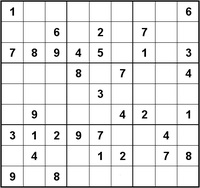
//> input picture Sudoku-Solver/OCVtest1.3/sudoku.jpg, 200 x 188 px
$ ./OCVtest1.3   (built with g++ and OpenCV 4)
//> lines starting //> are read from the running program, lines starting //| are printed output that depends on the picture; after the words box and inside, x2 and y2 are one past the last pixel; in counts of white or black regions, pixels touching at a corner belong together
### Sudoku-Solver/OCVtest1.3/stdafx.h
// stdafx.h : include file for standard system include files,
// or project specific include files that are used frequently, but
// are changed infrequently
//

#pragma once

#include "targetver.h"

#include <stdio.h>
#include <tchar.h>


// TODO: reference additional headers your program requires here

### Sudoku-Solver/OCVtest1.3/OCVtest1.3.cpp
	#include <stdafx.h>
	#include <stdio.h>
	#include <stack>

    #include "cv.h"
    #include "highgui.h"

	#include <iostream>
	#include <assert.h>

	using namespace std;
	using namespace cv;

	void DetectBiggest(CvContourScanner, CvSeq*, int);

    int _tmain(int argc, _TCHAR* argv[])
{
	cvNamedWindow( "Contours 2", 1 );
	IplImage* img_8uc1 = cvLoadImage( "sudoku.jpg", 0 );
//> img_8uc1 is the input picture: 188 rows x 200 cols, CV_8UC1; min 0, max 255, mean 229.9
	IplImage* img_edge = cvCreateImage( cvGetSize(img_8uc1), 8, 1 );
	IplImage* img_8uc3 = cvCreateImage( cvGetSize(img_8uc1), 8, 3 );

	try{
	cvThreshold( img_8uc1, img_edge, 128, 255, CV_THRESH_BINARY );
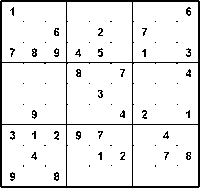
//> img_edge: 188 rows x 200 cols, CV_8UC1; 91.7% white; 70 black regions (46 under 20 px), largest, box (x1, y1, x2, y2) and area: (0, 0, 200, 188) 2309, (32, 48, 37, 57) 31, (54, 172, 59, 181) 31
	}

	catch( cv::Exception& e )
	{
		const char* err_msg = e.what();
		cout << "Exception raised: " << err_msg << '\n';
	}

	CvMemStorage* storage = cvCreateMemStorage();
	CvSeq* first_contour = NULL;

	/*int Nc = cvFindContours(
		img_edge,
		storage,
		&first_contour,
		sizeof(CvContour),
		CV_RETR_LIST );

	*/
	CvContourScanner scanner = cvStartFindContours(
	img_edge,
	storage,
	sizeof(CvContour),
	CV_RETR_EXTERNAL,
	CV_CHAIN_APPROX_SIMPLE
	);
//> img_edge: 188 rows x 200 cols, CV_8UC1; values 0 (black) and 1 (white), 91.7% white; 70 black regions (46 under 20 px), largest, box (x1, y1, x2, y2) and area: (0, 0, 200, 188) 2313, (32, 48, 37, 57) 31, (54, 172, 59, 181) 31

	int n=0;
	//printf( "Total Contours Detected: %d\n", Nc );
	CvScalar red = CV_RGB(250,0,0);
	CvScalar blue = CV_RGB(0,0,250);

	CvSeq* biggest=NULL;
	DetectBiggest(scanner, biggest,(img_edge->height + img_edge->width));

	CvSeq* c=biggest;
	for( int i=0; i<c->total; ++i ){
		CvPoint* p = CV_GET_SEQ_ELEM( CvPoint, c, i );
		printf(" (%d,%d)\n", p->x, p->y );
	}
	/*
	for( CvSeq* c=first_contour; c!=NULL; c=c->h_next ){*/
		cvCvtColor( img_8uc1, img_8uc3, CV_GRAY2BGR );
		cvDrawContours(
			img_8uc3,
			c,
			red,		// Red
			blue,		// Blue
			1,			// Vary max_level and compare results
			2,
			8 );
		// [11 lines of commented-out code are left out]

	printf( "Finished all contours.\n");
	//cvCvtColor( img_8uc1, img_8uc3, CV_GRAY2BGR );
	cvShowImage( "Contours 2", img_8uc3 );
	cvWaitKey();

	cvDestroyWindow( "Contours 2" );

	cvReleaseImage( &img_8uc1 );
	cvReleaseImage( &img_8uc3 );
	cvReleaseImage( &img_edge );

	return 0;
}

void DetectBiggest(CvContourScanner inp, CvSeq* biggest, int heightwidth)
{
//> called with heightwidth = 388
	CvSeq* c;
	CvSeq* cnew;
	CvMemStorage* storage = cvCreateMemStorage();

	while( (c = cvFindNextContour( inp )) != NULL ){
		try {

			double len = cvContourPerimeter( c );
			double q = heightwidth/4;
			cout<<len<<"<"<<q<<"\n";
			if( len < 1 ) {
			cvSubstituteContour( inp, NULL );
			} else {

			cnew = cvApproxPoly(
			c,
			sizeof(CvContour),
			storage,
			CV_POLY_APPROX_DP,
			4,
			0
			);

			if(fabs(cvContourArea(cnew,CV_WHOLE_SEQ)) >= fabs(cvContourArea(biggest,CV_WHOLE_SEQ))||biggest==NULL){
				biggest=cnew;

			cout<<"biggest:"<<cvContourArea(biggest)<<"\n";
			}
			}
		}

		catch( cv::Exception& e )
	{
		const char* err_msg = e.what();
		cout << "Exception raised: " << err_msg << '\n';
	}
	}
//> this loop made 9 passes
//| 244<97
//> (the first 1 of 16 printed lines)
//> (output is shown up to pass 8 of 9)
//> after the loop, c = 0 contours; biggest = 0 contours
//> (the run ends here: the program crashes, at `for( int i=0; i<c->total; ++i )`)
